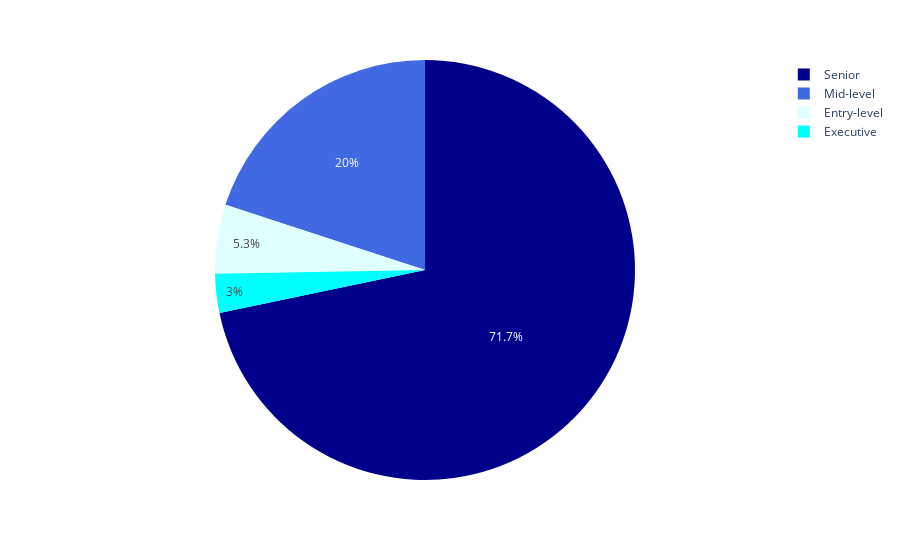

Notebook source saved alongside this figure:
### Code cell
# job numbers for different experience level
fig = px.pie(experience, values='job numbers', names='experience_level', color='experience_level',
             color_discrete_map={'Entry-level':'lightcyan',
                                 'Executive':'cyan',
                                 'Mid-level':'royalblue',
                                 'Senior':'darkblue'})
fig.show()

### Figure 1 — Plotly figure (JSON) as saved in the notebook; plotly's stock layout.template omitted (floating-point values rounded to 4 significant figures)
{"data": [{"customdata": [["Entry-level"], ["Executive"], ["Mid-level"], ["Senior"]], "domain": {"x": [0, 1], "y": [0, 1]}, "hovertemplate": "experience_level=%{customdata[0]}<br>job numbers=%{value}<extra></extra>", "labels": ["Entry-level", "Executive", "Mid-level", "Senior"], "legendgroup": "", "marker": {"colors": ["lightcyan", "cyan", "royalblue", "darkblue"]}, "name": "", "showlegend": true, "type": "pie", "values": [496, 281, 1869, 6709]}], "layout": {"legend": {"tracegroupgap": 0}, "margin": {"t": 60}}}
